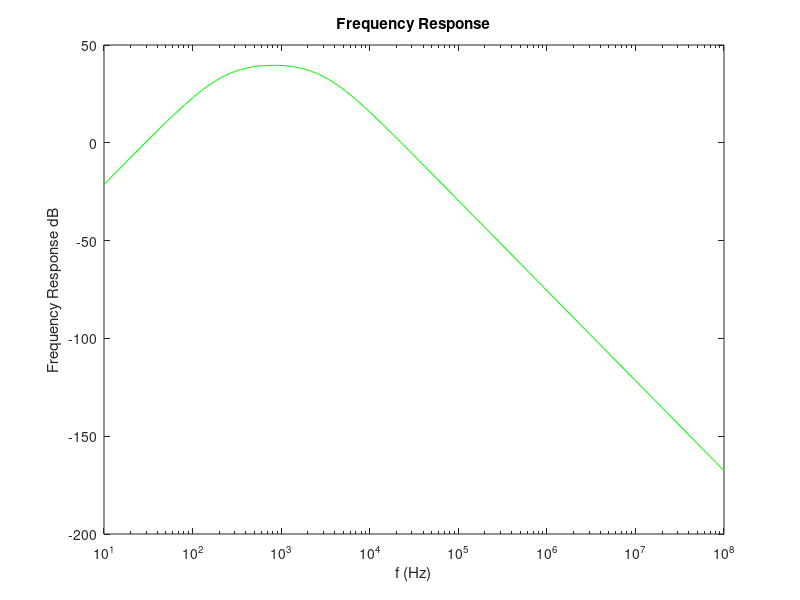

MATLAB code for this plot:
%frequency response

R1=1/(1/1000+1/1000); # 2*1kHz //
R2=1/(1/10000+1/10000+1/10000)
R3=100000
R4=1000
C1= 1/(1/(220e-9)+1/(220e-9)+1/(10E-6))
C2= 1/(1/220E-9+1/(10e-6)+1/(10e-6))

f = logspace(1, 8, 70);
s = i*2*pi*f;
Ts = ((R1.*C1.*s)./(1+R1.*C1.*s)).*(1+R3./R4).*(1./(1+R2.*C2.*s));

figure;
semilogx(f, 20*log(abs(Ts)), 'g');
xlabel ("f (Hz)");
ylabel ("Frequency Response dB");
title ("Frequency Response")
print ("fresponse1.eps");

%central frequency
fLow = 1/(R1*C1*2*pi);
fHigh = 1/(R2*C2*2*pi);

fr = sqrt(fLow*fHigh)

%gain for fr
s = i*2*pi*fr;
Tsr = ((R1*C1*s)/(1+R1*C1*s))*(1+R3/R4)*(1/(1+R2*C2*s));
gain = 20*log(abs(Tsr))

%Impedance for fr
ZC1 = 1/(i*2*pi*fr*C1);
ZR1 = R1;
ZC2 = 1/(i*2*pi*fr*C2);
ZR2 = R2;
ZI = ZC1+ZR1
ZO = (ZC2*ZR2)/(ZC2+ZR2) 



%Table data

fid = fopen ("docImp.tex", "w");
fprintf(fid, "Central Frequency & %e \\\\ \\hline \n", fr);
fprintf(fid, "Voltage Gain dB & %e \\\\ \\hline \n", gain);
fprintf(fid, "Input Impedance & %e \\\\ \\hline \n", ZI);
fprintf(fid, "Output Impedance & %e \\\\ \n", ZO);
fclose (fid);

fid = fopen ("docImp2.tex", "w");
fprintf(fid, "Central Frequency & %e \\\\ \\hline \n", fr);
fprintf(fid, "Voltage Gain dB & %e \\\\ \n", gain);
fclose (fid);

fid = fopen ("docImp3.tex", "w");
fprintf(fid, "Input Impedance & %e \\\\ \\hline \n", ZI);
fprintf(fid, "Output Impedance & %e \\\\ \n", ZO);
fclose (fid);
